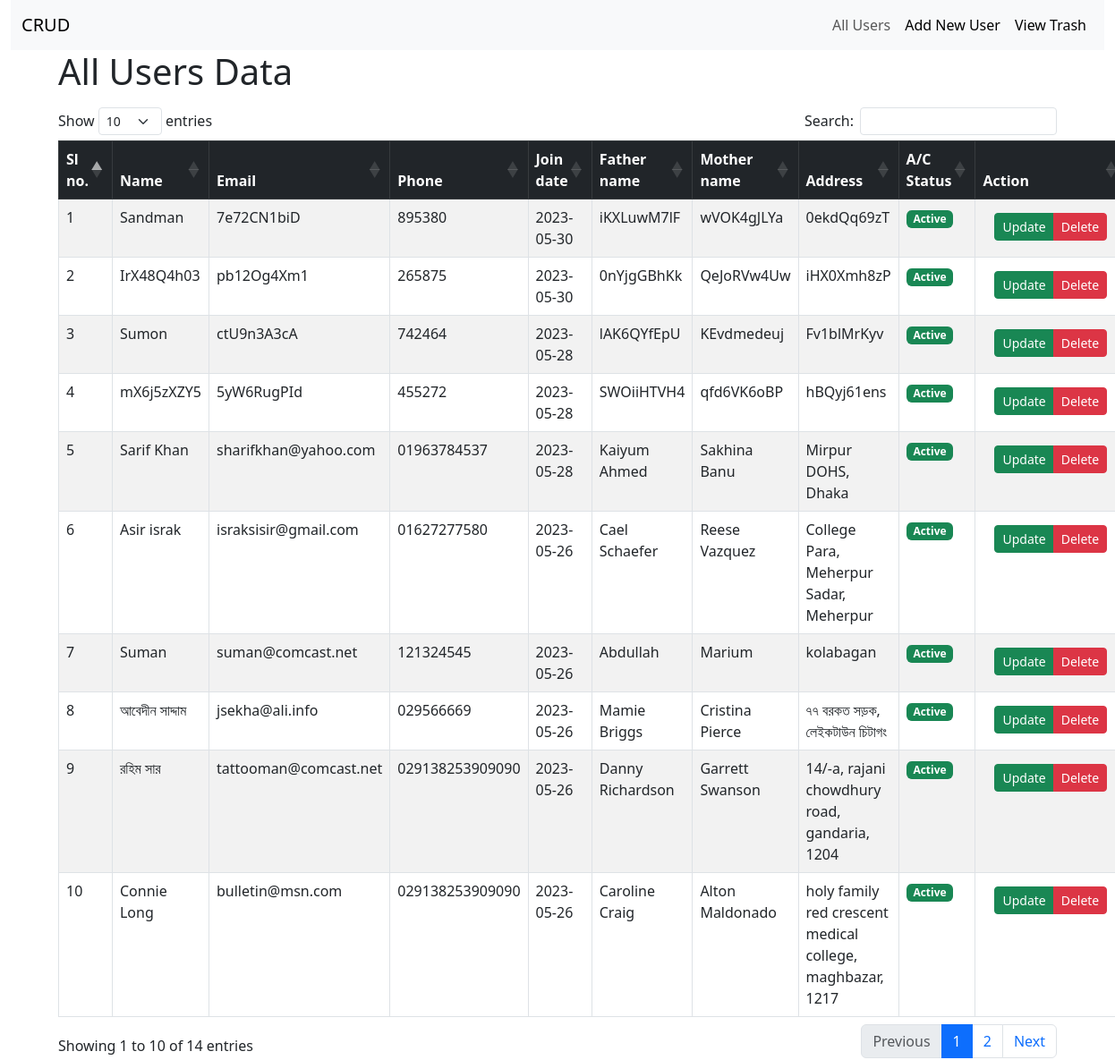
The page / on the database its author committed.
### tables this page shows
CREATE TABLE `users` (
  `u_id` int(11) NOT NULL,
  `u_name` varchar(255) NOT NULL,
  `u_mail` varchar(255) NOT NULL,
  `u_phone` varchar(255) NOT NULL,
  `join_date` date NOT NULL,
  `father_name` varchar(255) NOT NULL,
  `mother_name` varchar(255) NOT NULL,
  `address` varchar(255) NOT NULL,
  `u_status` int(11) NOT NULL DEFAULT 1 COMMENT '0 for inactive, 1 for active'
);

### index.php (the view, shortened to what this page needs)
<?php include "inc/header.php"; ?>
<section>
  <div class="container">
    <div class="row">
      <div class="col-lg-12">
        <h1 class="mb-3">All Users Data</h1>
        <table id="usersData" class="table table-bordered table-striped">
          <thead class="table-dark text-center">
            <tr>
              <th scope="col">Sl no.</th>
              <th scope="col">Name</th>
              <th scope="col">Email</th>
              <th scope="col">Phone</th>
              <th scope="col">Join date</th>
              <th scope="col">Father name</th>
              <th scope="col">Mother name</th>
              <th scope="col">Address</th>
              <th scope="col">A/C Status</th>
              <th scope="col">Action</th>
            </tr>
          </thead>
          <tbody>
            <?php
            $all_users_sql = "SELECT * FROM users WHERE u_status=1 ORDER BY u_id DESC";
            $all_users_res = mysqli_query($db,$all_users_sql);
            $serial = 0;
              while ($row = mysqli_fetch_assoc($all_users_res)) {
               $u_id        = $row['u_id'];
               $u_name      = $row['u_name'];
               $u_mail      = $row['u_mail'];
               $u_phone     = $row['u_phone'];
               $join_date   = $row['join_date'];
               $father_name = $row['father_name'];
               $mother_name = $row['mother_name'];
               $address     = $row['address'];
               $u_status    = $row['u_status'];
               $serial++;
               ?>
              <tr>
                <td><?php echo $serial; ?></td>
                <td><?php echo $u_name; ?></td>
                <td><?php echo $u_mail; ?></td>
                <td><?php echo $u_phone; ?></td>
                <td><?php echo $join_date; ?></td>
                <td><?php echo $father_name; ?></td>
                <td><?php echo $mother_name; ?></td>
                <td><?php echo $address; ?></td>
                <td>
                  <?php
                  if($u_status==1){
                    echo '<span class="badge bg-success">Active</span>';
                  }
                  else if ($u_status==0) {
                    echo '<span class="badge bg-danger">Inactive</span>';
                  }
                  ?>
                </td>
                <td>
                  <div class="btn btn-group">
                    <a href="update.php?id=<?php echo $u_id; ?>" class="btn btn-success btn-sm">Update</a>
                    <a href="" data-bs-toggle="modal" data-bs-target="#delete<?php echo $u_id; ?>" class="btn btn-danger btn-sm">Delete</a>
                  </div>
                </td>
              </tr>
            <?php
              }
            ?>
          </tbody>
        </table>
      </div>
    </div>
  </div>
</section>
<?php include "inc/footer.php"; ?>

### inc/header.php (shortened to what this page needs)
<!doctype html>
<html lang="en">
  <head>
    <link type="text/css" rel="stylesheet" href="https://cdn.jsdelivr.net/npm/bootstrap@5.3.0-alpha3/dist/css/bootstrap.min.css" >
    <link type="text/css" rel="stylesheet" href="https://cdn.datatables.net/1.13.4/css/dataTables.bootstrap5.min.css" >
    <link type="text/css" rel="stylesheet" href="https://cdn.datatables.net/responsive/2.4.1/css/responsive.bootstrap5.min.css" >
  </head>
  <body>
    <header>
      <div class="container-fluid">
        <div class="row">
          <div class="col-lg-12">
            <nav class="navbar navbar-expand-lg bg-body-tertiary">
              <div class="container-fluid">
                <a class="navbar-brand" href="#">CRUD</a>
                <div class="collapse navbar-collapse" id="navbarSupportedContent">
                  <ul class="navbar-nav ms-auto mb-2 mb-lg-0">
                    <li class="nav-item">
                      <a class="nav-link" href="index.php">All Users</a>
                    </li>
                    <li class="nav-item">
                      <a class="nav-link active" aria-current="page" href="addUser.php">Add New User</a>
                    </li>
                    <li class="nav-item">
                      <a class="nav-link active" aria-current="page" href="trash.php">View Trash</a>
                    </li>
                  </ul>
                </div>
              </div>
            </nav>
          </div>
        </div>
      </div>
    </header>

### inc/footer.php (shortened to what this page needs)
</body>
</html>

### rows shown on the page
users: u_name "Sandman", u_mail "7e72CN1biD", u_phone "895380", join_date "2023-05-30", father_name "iKXLuwM7lF", mother_name "wVOK4gJLYa", address "0ekdQq69zT", u_status "Active"
users: u_name "IrX48Q4h03", u_mail "pb12Og4Xm1", u_phone "265875", join_date "2023-05-30", father_name "0nYjgGBhKk", mother_name "QeJoRVw4Uw", address "iHX0Xmh8zP", u_status "Active"
users: u_name "Sumon", u_mail "ctU9n3A3cA", u_phone "742464", join_date "2023-05-28", father_name "lAK6QYfEpU", mother_name "KEvdmedeuj", address "Fv1blMrKyv", u_status "Active"
users: u_name "mX6j5zXZY5", u_mail "5yW6RugPId", u_phone "455272", join_date "2023-05-28", father_name "SWOiiHTVH4", mother_name "qfd6VK6oBP", address "hBQyj61ens", u_status "Active"
users: u_name "Sarif Khan", u_mail "sharifkhan@yahoo.com", u_phone "01963784537", join_date "2023-05-28", father_name "Kaiyum Ahmed", mother_name "Sakhina Banu", address "Mirpur DOHS, Dhaka", u_status "Active"
users: u_name "Asir israk", u_mail "israksisir@gmail.com", u_phone "01627277580", join_date "2023-05-26", father_name "Cael Schaefer", mother_name "Reese Vazquez", address "College Para, Meherpur Sadar, Meherpur", u_status "Active"
users: u_name "Suman", u_mail "suman@comcast.net", u_phone "121324545", join_date "2023-05-26", father_name "Abdullah", mother_name "Marium", address "kolabagan", u_status "Active"
users: u_name "আবেদীন সাদ্দাম", u_mail "jsekha@ali.info", u_phone "029566669", join_date "2023-05-26", father_name "Mamie Briggs", mother_name "Cristina Pierce", address "৭৭ বরকত সড়ক, লেইকটাউন চিটাগং", u_status "Active"
users: u_name "রহিম সার", u_mail "tattooman@comcast.net", u_phone "029138253909090", join_date "2023-05-26", father_name "Danny Richardson", mother_name "Garrett Swanson", address "14/-a, rajani chowdhury road, gandaria, 1204", u_status "Active"
users: u_name "Connie Long", u_mail "bulletin@msn.com", u_phone "029138253909090", join_date "2023-05-26", father_name "Caroline Craig", mother_name "Alton Maldonado", address "holy family red crescent medical college, maghbazar, 1217", u_status "Active"
